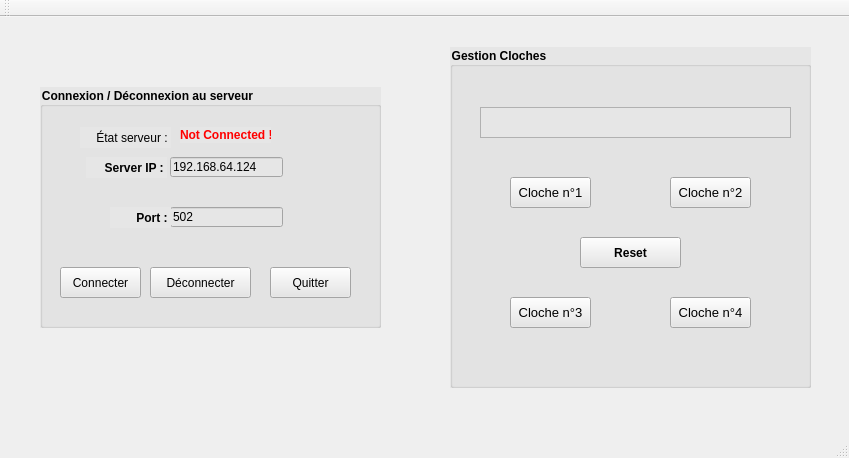
<?xml version="1.0" encoding="UTF-8"?>
<ui version="4.0">
 <class>TP3_clochesClass</class>
 <widget class="QMainWindow" name="TP3_clochesClass">
  <property name="geometry">
   <rect>
    <x>0</x>
    <y>0</y>
    <width>849</width>
    <height>458</height>
   </rect>
  </property>
  <property name="windowTitle">
   <string>TP3_cloches</string>
  </property>
  <widget class="QWidget" name="centralWidget">
   <widget class="QGroupBox" name="groupBox">
    <property name="geometry">
     <rect>
      <x>40</x>
      <y>70</y>
      <width>341</width>
      <height>241</height>
     </rect>
    </property>
    <property name="font">
     <font>
      <pointsize>9</pointsize>
      <weight>75</weight>
      <bold>true</bold>
     </font>
    </property>
    <property name="styleSheet">
     <string notr="true">border-color: rgb(0, 0, 0);
background-color: rgb(230, 230, 230);</string>
    </property>
    <property name="title">
     <string>Connexion / Déconnexion au serveur</string>
    </property>
    <widget class="QPushButton" name="Connect">
     <property name="geometry">
      <rect>
       <x>20</x>
       <y>180</y>
       <width>81</width>
       <height>31</height>
      </rect>
     </property>
     <property name="font">
      <font>
       <pointsize>9</pointsize>
       <weight>50</weight>
       <bold>false</bold>
      </font>
     </property>
     <property name="text">
      <string>Connecter</string>
     </property>
    </widget>
    <widget class="QPushButton" name="Quit">
     <property name="geometry">
      <rect>
       <x>230</x>
       <y>180</y>
       <width>81</width>
       <height>31</height>
      </rect>
     </property>
     <property name="font">
      <font>
       <pointsize>9</pointsize>
       <weight>50</weight>
       <bold>false</bold>
      </font>
     </property>
     <property name="text">
      <string>Quitter</string>
     </property>
    </widget>
    <widget class="QPushButton" name="Disconnect">
     <property name="geometry">
      <rect>
       <x>110</x>
       <y>180</y>
       <width>101</width>
       <height>31</height>
      </rect>
     </property>
     <property name="font">
      <font>
       <pointsize>9</pointsize>
       <weight>50</weight>
       <bold>false</bold>
      </font>
     </property>
     <property name="text">
      <string>Déconnecter</string>
     </property>
    </widget>
    <widget class="QLineEdit" name="Server_Edit">
     <property name="geometry">
      <rect>
       <x>130</x>
       <y>70</y>
       <width>113</width>
       <height>20</height>
      </rect>
     </property>
     <property name="text">
      <string>192.168.64.124</string>
     </property>
    </widget>
    <widget class="QLineEdit" name="Port_Edit">
     <property name="geometry">
      <rect>
       <x>130</x>
       <y>120</y>
       <width>113</width>
       <height>20</height>
      </rect>
     </property>
     <property name="text">
      <string>502</string>
     </property>
    </widget>
    <widget class="QLabel" name="Server_Label">
     <property name="geometry">
      <rect>
       <x>46</x>
       <y>70</y>
       <width>81</width>
       <height>21</height>
      </rect>
     </property>
     <property name="font">
      <font>
       <pointsize>9</pointsize>
       <weight>75</weight>
       <bold>true</bold>
      </font>
     </property>
     <property name="text">
      <string>Server IP : </string>
     </property>
     <property name="alignment">
      <set>Qt::AlignRight|Qt::AlignTrailing|Qt::AlignVCenter</set>
     </property>
    </widget>
    <widget class="QLabel" name="Port_Label">
     <property name="geometry">
      <rect>
       <x>70</x>
       <y>120</y>
       <width>61</width>
       <height>21</height>
      </rect>
     </property>
     <property name="font">
      <font>
       <pointsize>9</pointsize>
       <weight>75</weight>
       <bold>true</bold>
      </font>
     </property>
     <property name="text">
      <string>Port : </string>
     </property>
     <property name="alignment">
      <set>Qt::AlignRight|Qt::AlignTrailing|Qt::AlignVCenter</set>
     </property>
    </widget>
    <widget class="QLabel" name="Qlabeltext">
     <property name="geometry">
      <rect>
       <x>40</x>
       <y>40</y>
       <width>91</width>
       <height>21</height>
      </rect>
     </property>
     <property name="text">
      <string>État serveur : </string>
     </property>
     <property name="alignment">
      <set>Qt::AlignRight|Qt::AlignTrailing|Qt::AlignVCenter</set>
     </property>
    </widget>
    <widget class="QLabel" name="etatServeur">
     <property name="geometry">
      <rect>
       <x>140</x>
       <y>40</y>
       <width>91</width>
       <height>16</height>
      </rect>
     </property>
     <property name="font">
      <font>
       <weight>75</weight>
       <bold>true</bold>
      </font>
     </property>
     <property name="styleSheet">
      <string notr="true">color: rgb(255, 0, 0);</string>
     </property>
     <property name="text">
      <string>Not Connected !</string>
     </property>
    </widget>
   </widget>
   <widget class="QGroupBox" name="groupBox_2">
    <property name="geometry">
     <rect>
      <x>450</x>
      <y>30</y>
      <width>361</width>
      <height>341</height>
     </rect>
    </property>
    <property name="font">
     <font>
      <pointsize>9</pointsize>
      <weight>75</weight>
      <bold>true</bold>
     </font>
    </property>
    <property name="styleSheet">
     <string notr="true">border-color: rgb(0, 0, 0);
background-color: rgb(230, 230, 230);</string>
    </property>
    <property name="title">
     <string>Gestion Cloches</string>
    </property>
    <widget class="QPushButton" name="Cloche1">
     <property name="geometry">
      <rect>
       <x>60</x>
       <y>130</y>
       <width>81</width>
       <height>31</height>
      </rect>
     </property>
     <property name="font">
      <font>
       <pointsize>10</pointsize>
       <weight>50</weight>
       <bold>false</bold>
      </font>
     </property>
     <property name="text">
      <string>Cloche n°1</string>
     </property>
    </widget>
    <widget class="QPushButton" name="Cloche3">
     <property name="geometry">
      <rect>
       <x>60</x>
       <y>250</y>
       <width>81</width>
       <height>31</height>
      </rect>
     </property>
     <property name="font">
      <font>
       <pointsize>10</pointsize>
       <weight>50</weight>
       <bold>false</bold>
      </font>
     </property>
     <property name="text">
      <string>Cloche n°3</string>
     </property>
    </widget>
    <widget class="QPushButton" name="Cloche4">
     <property name="geometry">
      <rect>
       <x>220</x>
       <y>250</y>
       <width>81</width>
       <height>31</height>
      </rect>
     </property>
     <property name="font">
      <font>
       <pointsize>10</pointsize>
       <weight>50</weight>
       <bold>false</bold>
      </font>
     </property>
     <property name="text">
      <string>Cloche n°4</string>
     </property>
    </widget>
    <widget class="QPushButton" name="Cloche2">
     <property name="geometry">
      <rect>
       <x>220</x>
       <y>130</y>
       <width>81</width>
       <height>31</height>
      </rect>
     </property>
     <property name="font">
      <font>
       <pointsize>10</pointsize>
       <weight>50</weight>
       <bold>false</bold>
      </font>
     </property>
     <property name="text">
      <string>Cloche n°2</string>
     </property>
    </widget>
    <widget class="QPushButton" name="Reset">
     <property name="geometry">
      <rect>
       <x>130</x>
       <y>190</y>
       <width>101</width>
       <height>31</height>
      </rect>
     </property>
     <property name="font">
      <font>
       <pointsize>9</pointsize>
       <weight>75</weight>
       <bold>true</bold>
      </font>
     </property>
     <property name="text">
      <string>Reset</string>
     </property>
    </widget>
    <widget class="QTextBrowser" name="MsgBox">
     <property name="geometry">
      <rect>
       <x>30</x>
       <y>60</y>
       <width>311</width>
       <height>31</height>
      </rect>
     </property>
     <property name="font">
      <font>
       <pointsize>10</pointsize>
       <weight>75</weight>
       <bold>true</bold>
      </font>
     </property>
     <property name="styleSheet">
      <string notr="true"/>
     </property>
     <property name="html">
      <string>&lt;!DOCTYPE HTML PUBLIC &quot;-//W3C//DTD HTML 4.0//EN&quot; &quot;http://www.w3.org/TR/REC-html40/strict.dtd&quot;&gt;
&lt;html&gt;&lt;head&gt;&lt;meta name=&quot;qrichtext&quot; content=&quot;1&quot; /&gt;&lt;style type=&quot;text/css&quot;&gt;
p, li { white-space: pre-wrap; }
&lt;/style&gt;&lt;/head&gt;&lt;body style=&quot; font-family:'MS Shell Dlg 2'; font-size:10pt; font-weight:600; font-style:normal;&quot;&gt;
&lt;p align=&quot;center&quot; style=&quot;-qt-paragraph-type:empty; margin-top:0px; margin-bottom:0px; margin-left:0px; margin-right:0px; -qt-block-indent:0; text-indent:0px;&quot;&gt;&lt;br /&gt;&lt;/p&gt;&lt;/body&gt;&lt;/html&gt;</string>
     </property>
    </widget>
   </widget>
  </widget>
  <widget class="QMenuBar" name="menuBar">
   <property name="geometry">
    <rect>
     <x>0</x>
     <y>0</y>
     <width>849</width>
     <height>21</height>
    </rect>
   </property>
  </widget>
  <widget class="QToolBar" name="mainToolBar">
   <attribute name="toolBarArea">
    <enum>TopToolBarArea</enum>
   </attribute>
   <attribute name="toolBarBreak">
    <bool>false</bool>
   </attribute>
  </widget>
  <widget class="QStatusBar" name="statusBar"/>
 </widget>
 <layoutdefault spacing="6" margin="11"/>
 <resources>
  <include location="TP3_cloches.qrc"/>
 </resources>
 <connections>
  <connection>
   <sender>Connect</sender>
   <signal>clicked()</signal>
   <receiver>TP3_clochesClass</receiver>
   <slot>connect()</slot>
   <hints>
    <hint type="sourcelabel">
     <x>100</x>
     <y>298</y>
    </hint>
    <hint type="destinationlabel">
     <x>432</x>
     <y>228</y>
    </hint>
   </hints>
  </connection>
  <connection>
   <sender>Disconnect</sender>
   <signal>clicked()</signal>
   <receiver>TP3_clochesClass</receiver>
   <slot>disconnect()</slot>
   <hints>
    <hint type="sourcelabel">
     <x>200</x>
     <y>298</y>
    </hint>
    <hint type="destinationlabel">
     <x>432</x>
     <y>228</y>
    </hint>
   </hints>
  </connection>
  <connection>
   <sender>Quit</sender>
   <signal>clicked()</signal>
   <receiver>TP3_clochesClass</receiver>
   <slot>quit()</slot>
   <hints>
    <hint type="sourcelabel">
     <x>310</x>
     <y>298</y>
    </hint>
    <hint type="destinationlabel">
     <x>432</x>
     <y>228</y>
    </hint>
   </hints>
  </connection>
  <connection>
   <sender>Cloche1</sender>
   <signal>clicked()</signal>
   <receiver>TP3_clochesClass</receiver>
   <slot>Cloche1()</slot>
   <hints>
    <hint type="sourcelabel">
     <x>570</x>
     <y>258</y>
    </hint>
    <hint type="destinationlabel">
     <x>424</x>
     <y>228</y>
    </hint>
   </hints>
  </connection>
  <connection>
   <sender>Cloche2</sender>
   <signal>clicked()</signal>
   <receiver>TP3_clochesClass</receiver>
   <slot>Cloche2()</slot>
   <hints>
    <hint type="sourcelabel">
     <x>700</x>
     <y>258</y>
    </hint>
    <hint type="destinationlabel">
     <x>424</x>
     <y>228</y>
    </hint>
   </hints>
  </connection>
  <connection>
   <sender>Cloche3</sender>
   <signal>clicked()</signal>
   <receiver>TP3_clochesClass</receiver>
   <slot>Cloche3()</slot>
   <hints>
    <hint type="sourcelabel">
     <x>570</x>
     <y>308</y>
    </hint>
    <hint type="destinationlabel">
     <x>424</x>
     <y>228</y>
    </hint>
   </hints>
  </connection>
  <connection>
   <sender>Cloche4</sender>
   <signal>clicked()</signal>
   <receiver>TP3_clochesClass</receiver>
   <slot>Cloche4()</slot>
   <hints>
    <hint type="sourcelabel">
     <x>700</x>
     <y>308</y>
    </hint>
    <hint type="destinationlabel">
     <x>424</x>
     <y>228</y>
    </hint>
   </hints>
  </connection>
  <connection>
   <sender>Reset</sender>
   <signal>clicked()</signal>
   <receiver>TP3_clochesClass</receiver>
   <slot>reset()</slot>
   <hints>
    <hint type="sourcelabel">
     <x>630</x>
     <y>358</y>
    </hint>
    <hint type="destinationlabel">
     <x>424</x>
     <y>228</y>
    </hint>
   </hints>
  </connection>
 </connections>
 <slots>
  <slot>quit()</slot>
  <slot>connect()</slot>
  <slot>disconnect()</slot>
  <slot>Cloche1()</slot>
  <slot>reset()</slot>
  <slot>Cloche2()</slot>
  <slot>Cloche3()</slot>
  <slot>Cloche4()</slot>
 </slots>
</ui>
